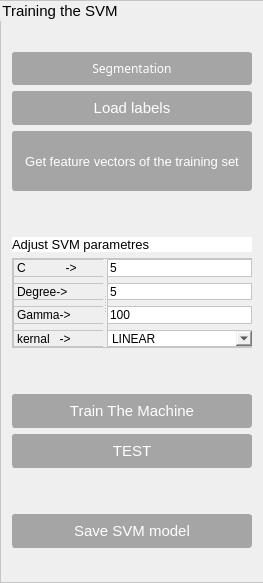
     <widget class="QGroupBox" name="widgetTrainSVM">
      <property name="enabled">
       <bool>true</bool>
      </property>
      <property name="font">
       <font>
        <pointsize>11</pointsize>
        <italic>false</italic>
        <bold>false</bold>
       </font>
      </property>
      <property name="styleSheet">
       <string notr="true">QWidget
{
    
    border: 0px solid #c5c5c5;
        border-top-width: 1px;
        border-bottom-width: 1px;
        border-top-style: solid;
        border-bottom-style: solid;
        border-top-color: #c5c5c5;
        border-bottom-color: #c5c5c5;
		 border-left: 1px solid   #c5c5c5;
    vertical-align: middle;
}

QWidget:hover
{
border-left: 1px solid   #00bbff;
border-top: 1px solid   #00bbff;
border-bottom: 1px solid   #00bbff;
}

</string>
      </property>
      <property name="title">
       <string>Training the SVM</string>
      </property>
      <layout class="QVBoxLayout" name="verticalLayout_5">
       <item>
        <layout class="QVBoxLayout" name="verticalLayout_2">
         <item>
          <spacer name="verticalSpacer">
           <property name="font">
            <font>
             <pointsize>11</pointsize>
             <italic>false</italic>
             <bold>false</bold>
            </font>
           </property>
           <property name="orientation">
            <enum>Qt::Vertical</enum>
           </property>
           <property name="sizeHint" stdset="0">
            <size>
             <width>20</width>
             <height>40</height>
            </size>
           </property>
          </spacer>
         </item>
         <item>
          <widget class="QPushButton" name="btnSegmentIntoWords">
           <property name="font">
            <font>
             <family>SFMono Nerd Font Mono</family>
             <pointsize>-1</pointsize>
            </font>
           </property>
           <property name="cursor">
            <cursorShape>PointingHandCursor</cursorShape>
           </property>
           <property name="mouseTracking">
            <bool>true</bool>
           </property>
           <property name="styleSheet">
            <string notr="true">QPushButton
{
 position: relative;
    padding: 7px 12px;
        padding-top: 7px;
        padding-bottom: 7px;
    font-size: 12px;
    color: #ffffff;
    white-space: nowrap;
    background-color: #a5a5a5;
   
    border-radius: 3px;
        border-top-left-radius: 3px;
        border-top-right-radius: 3px;
        border-bottom-right-radius: 3px;
        border-bottom-left-radius: 3px;
    border: 1px solid #a5a5a5;
        border-top-width: 1px;
        border-bottom-width: 1px;
        border-top-style: solid;
        border-bottom-style: solid;
     
    vertical-align: middle;
}


</string>
           </property>
           <property name="text">
            <string>Segmentation</string>
           </property>
          </widget>
         </item>
         <item>
          <widget class="QPushButton" name="btnLoadLabels">
           <property name="cursor">
            <cursorShape>PointingHandCursor</cursorShape>
           </property>
           <property name="styleSheet">
            <string notr="true">QPushButton
{
 position: relative;
    padding: 7px 12px;
        padding-top: 7px;
        padding-bottom: 7px;
    font-size: 15px;
    font-family: Ubuntu;
    color: #ffffff;
    white-space: nowrap;
    background-color: #a5a5a5;
   
    border-radius: 3px;
        border-top-left-radius: 3px;
        border-top-right-radius: 3px;
        border-bottom-right-radius: 3px;
        border-bottom-left-radius: 3px;
    border: 1px solid #a5a5a5;
        border-top-width: 1px;
        border-bottom-width: 1px;
        border-top-style: solid;
        border-bottom-style: solid;
     
    vertical-align: middle;
}

</string>
           </property>
           <property name="text">
            <string>Load labels</string>
           </property>
          </widget>
         </item>
         <item>
          <widget class="QPushButton" name="btnExtractTrainingData">
           <property name="minimumSize">
            <size>
             <width>0</width>
             <height>60</height>
            </size>
           </property>
           <property name="cursor">
            <cursorShape>PointingHandCursor</cursorShape>
           </property>
           <property name="styleSheet">
            <string notr="true">QPushButton
{
 position: relative;
    padding: 7px 12px;
        padding-top: 7px;
        padding-bottom: 7px;
    font-size: 13px;
    font-family: Ubuntu;
    color: #ffffff;
    white-space: nowrap;
    background-color: #a5a5a5;
   
    border-radius: 3px;
        border-top-left-radius: 3px;
        border-top-right-radius: 3px;
        border-bottom-right-radius: 3px;
        border-bottom-left-radius: 3px;
    border: 1px solid #a5a5a5;
        border-top-width: 1px;
        border-bottom-width: 1px;
        border-top-style: solid;
        border-bottom-style: solid;
     
    vertical-align: middle;
}

</string>
           </property>
           <property name="text">
            <string>Get feature vectors of the training set</string>
           </property>
          </widget>
         </item>
         <item>
          <spacer name="verticalSpacer_4">
           <property name="orientation">
            <enum>Qt::Vertical</enum>
           </property>
           <property name="sizeHint" stdset="0">
            <size>
             <width>20</width>
             <height>40</height>
            </size>
           </property>
          </spacer>
         </item>
         <item>
          <widget class="QLabel" name="labelStatus">
           <property name="font">
            <font>
             <pointsize>10</pointsize>
             <italic>false</italic>
             <bold>false</bold>
            </font>
           </property>
           <property name="styleSheet">
            <string notr="true">border:0px;
border-color: rgb(255, 255, 255);
background-color: rgb(255, 255, 255);
font: 10pt &quot;SFMono Nerd Font Mono&quot;;</string>
           </property>
           <property name="text">
            <string>Adjust SVM parametres</string>
           </property>
          </widget>
         </item>
         <item>
          <widget class="QSplitter" name="splitter_3">
           <property name="orientation">
            <enum>Qt::Horizontal</enum>
           </property>
           <widget class="QWidget" name="layoutWidget">
            <layout class="QVBoxLayout" name="verticalLayout">
             <item>
              <widget class="QLabel" name="label_4">
               <property name="text">
                <string>C            -&gt;</string>
               </property>
              </widget>
             </item>
             <item>
              <widget class="QLabel" name="label_3">
               <property name="text">
                <string>Degree-&gt;</string>
               </property>
              </widget>
             </item>
             <item>
              <widget class="QLabel" name="label_2">
               <property name="text">
                <string>Gamma-&gt;</string>
               </property>
              </widget>
             </item>
             <item>
              <widget class="QLabel" name="label">
               <property name="text">
                <string>kernal   -&gt;</string>
               </property>
              </widget>
             </item>
            </layout>
           </widget>
           <widget class="QWidget" name="layoutWidget">
            <layout class="QVBoxLayout" name="verticalLayout_3">
             <item>
              <widget class="QLineEdit" name="svmC">
               <property name="styleSheet">
                <string notr="true">background-color: rgb(255, 255, 255);
border:1px solid #c5c5c5;</string>
               </property>
               <property name="text">
                <string>5</string>
               </property>
              </widget>
             </item>
             <item>
              <widget class="QLineEdit" name="svmDegree">
               <property name="styleSheet">
                <string notr="true">background-color: rgb(255, 255, 255);
border:1px solid #c5c5c5;</string>
               </property>
               <property name="text">
                <string>5</string>
               </property>
              </widget>
             </item>
             <item>
              <widget class="QLineEdit" name="svmGamma">
               <property name="styleSheet">
                <string notr="true">background-color: rgb(255, 255, 255);
border:1px solid #c5c5c5;</string>
               </property>
               <property name="text">
                <string>100</string>
               </property>
              </widget>
             </item>
             <item>
              <widget class="QComboBox" name="svmKernal">
               <property name="cursor">
                <cursorShape>PointingHandCursor</cursorShape>
               </property>
               <item>
                <property name="text">
                 <string>LINEAR</string>
                </property>
               </item>
               <item>
                <property name="text">
                 <string>POLY</string>
                </property>
               </item>
               <item>
                <property name="text">
                 <string>RBF</string>
                </property>
               </item>
               <item>
                <property name="text">
                 <string>SIGMOID</string>
                </property>
               </item>
              </widget>
             </item>
            </layout>
           </widget>
          </widget>
         </item>
         <item>
          <spacer name="verticalSpacer_6">
           <property name="orientation">
            <enum>Qt::Vertical</enum>
           </property>
           <property name="sizeHint" stdset="0">
            <size>
             <width>20</width>
             <height>40</height>
            </size>
           </property>
          </spacer>
         </item>
         <item>
          <widget class="QPushButton" name="btnTrainTheMachine">
           <property name="cursor">
            <cursorShape>PointingHandCursor</cursorShape>
           </property>
           <property name="styleSheet">
            <string notr="true">QPushButton
{
 position: relative;
    padding: 7px 12px;
        padding-top: 7px;
        padding-bottom: 7px;
    font-size: 15px;
    font-family: Ubuntu;
    color: #ffffff;
    white-space: nowrap;
    background-color: #a5a5a5;
   
    border-radius: 3px;
        border-top-left-radius: 3px;
        border-top-right-radius: 3px;
        border-bottom-right-radius: 3px;
        border-bottom-left-radius: 3px;
    border: 1px solid #a5a5a5;
        border-top-width: 1px;
        border-bottom-width: 1px;
        border-top-style: solid;
        border-bottom-style: solid;
     
    vertical-align: middle;
}

</string>
           </property>
           <property name="text">
            <string>Train The Machine</string>
           </property>
          </widget>
         </item>
         <item>
          <widget class="QPushButton" name="btnCheck">
           <property name="cursor">
            <cursorShape>PointingHandCursor</cursorShape>
           </property>
           <property name="styleSheet">
            <string notr="true">QPushButton
{
 position: relative;
    padding: 7px 12px;
        padding-top: 7px;
        padding-bottom: 7px;
    font-size: 15px;
    font-family: Ubuntu;
    color: #ffffff;
    white-space: nowrap;
    background-color: #a5a5a5;
   
    border-radius: 3px;
        border-top-left-radius: 3px;
        border-top-right-radius: 3px;
        border-bottom-right-radius: 3px;
        border-bottom-left-radius: 3px;
    border: 1px solid #a5a5a5;
        border-top-width: 1px;
        border-bottom-width: 1px;
        border-top-style: solid;
        border-bottom-style: solid;
     
    vertical-align: middle;
}

</string>
           </property>
           <property name="text">
            <string>TEST</string>
           </property>
          </widget>
         </item>
         <item>
          <spacer name="verticalSpacer_8">
           <property name="orientation">
            <enum>Qt::Vertical</enum>
           </property>
           <property name="sizeHint" stdset="0">
            <size>
             <width>20</width>
             <height>40</height>
            </size>
           </property>
          </spacer>
         </item>
         <item>
          <widget class="QPushButton" name="btnSaveSVM">
           <property name="cursor">
            <cursorShape>PointingHandCursor</cursorShape>
           </property>
           <property name="styleSheet">
            <string notr="true">QPushButton
{
 position: relative;
    padding: 7px 12px;
        padding-top: 7px;
        padding-bottom: 7px;
    font-size: 15px;
    font-family: Ubuntu;
    color: #ffffff;
    white-space: nowrap;
    background-color: #a5a5a5;
   
    border-radius: 3px;
        border-top-left-radius: 3px;
        border-top-right-radius: 3px;
        border-bottom-right-radius: 3px;
        border-bottom-left-radius: 3px;
    border: 1px solid #a5a5a5;
        border-top-width: 1px;
        border-bottom-width: 1px;
        border-top-style: solid;
        border-bottom-style: solid;
     
    vertical-align: middle;
}

</string>
           </property>
           <property name="text">
            <string>Save SVM model</string>
           </property>
          </widget>
         </item>
         <item>
          <widget class="QLabel" name="labelThreshold">
           <property name="font">
            <font>
             <pointsize>11</pointsize>
             <italic>false</italic>
             <bold>false</bold>
            </font>
           </property>
           <property name="styleSheet">
            <string notr="true">border:0px;</string>
           </property>
           <property name="text">
            <string/>
           </property>
          </widget>
         </item>
        </layout>
       </item>
      </layout>
     </widget>
